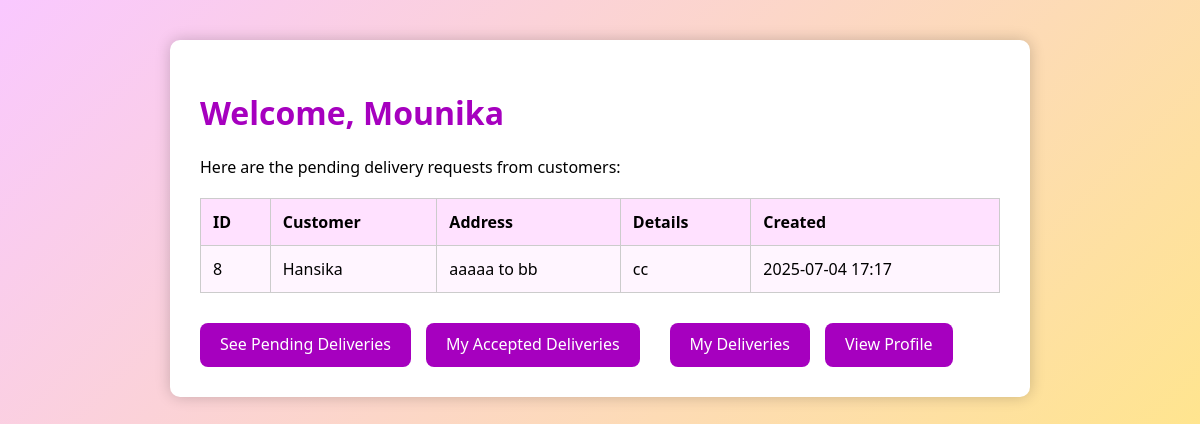
The page /dashboard/driver/ (signed in) on the database its author committed.
### accounts/models.py (models this page shows, shortened)
class CustomUser(AbstractUser):
    ROLE_CHOICES = (("customer", "Customer"), ("driver", "Driver"))
    email = models.EmailField(unique=True)
    role  = models.CharField(max_length=10, choices=ROLE_CHOICES)
    USERNAME_FIELD  = "email"
    REQUIRED_FIELDS = ["username"]

class Delivery(models.Model):
    STATUS_CHOICES = [
        ('pending', 'Pending'),
        ('accepted', 'Accepted'),
        ('in_transit', 'In Transit'),
        ('delivered', 'Delivered'),
        ('assigned', 'Assigned'),
        ('completed', 'Completed'),
    ]
    customer = models.ForeignKey(User, on_delete=models.CASCADE, related_name='deliveries')
    driver = models.ForeignKey(User, on_delete=models.SET_NULL, null=True, blank=True, related_name='driver_deliveries')
    address = models.CharField(max_length=255)
    package_details = models.TextField()
    pickup_address = models.CharField(max_length=255)
    dropoff_address = models.CharField(max_length=255)
    package_note = models.TextField(blank=True)
    status = models.CharField(max_length=50, choices=STATUS_CHOICES, default='pending')
    created_at = models.DateTimeField(auto_now_add=True)
    updated_at = models.DateTimeField(auto_now=True)

### accounts/views.py (the view)
# urls.py: path('dashboard/driver/', views.driver_dashboard, name='driver_dashboard'),
@login_required
def driver_dashboard(request):
    pending_deliveries = Delivery.objects.filter(status='pending', driver__isnull=True)
    return render(request, 'accounts/driver_dashboard.html', {'deliveries': pending_deliveries})

### accounts/templates/accounts/driver_dashboard.html (shortened to what this page needs)
<!DOCTYPE html>
<html lang="en">
<head>
</head>
<body>
  <div class="container">
    <h1>Welcome, {{ request.user.username }} </h1>
    <p>Here are the pending delivery requests from customers:</p>
    {% if deliveries %}
      <table>
        <tr>
          <th>ID</th>
          <th>Customer</th>
          <th>Address</th>
          <th>Details</th>
          <th>Created</th>
        </tr>
        {% for delivery in deliveries %}
        <tr>
          <td>{{ delivery.id }}</td>
          <td>{{ delivery.customer.username }}</td>
          <td>{{ delivery.address }}</td>
          <td>{{ delivery.package_details }}</td>
          <td>{{ delivery.created_at|date:"Y-m-d H:i" }}</td>
        </tr>
        {% endfor %}
      </table>
    {% else %}
      <p>No pending deliveries at the moment.</p>
    {% endif %}
    <div class="button-group">
      <a href="{% url 'pending_list' %}">See Pending Deliveries</a>
      <a href="{% url 'accepted_deliveries' %}">My Accepted Deliveries</a><br><br>
      <a href="{% url 'my_deliveries' %}" class="btn">My Deliveries</a>
      <a href="{% url 'driver_profile' %}">View Profile</a>
    </div>
  </div>
</body>
</html>

### accounts/templates/accounts/driver_dashboard.html (style rules this page uses)
body { background: linear-gradient(135deg, #f9c8ff, #ffe58e); font-family: 'Segoe UI', Tahoma, Geneva, Verdana, sans-serif; margin: 0; padding: 40px; }
.container { background: white; padding: 30px; border-radius: 10px; box-shadow: 0 0 15px rgba(0,0,0,0.2); max-width: 800px; margin: auto; }
h1 { color: #a600bf; }
table { width: 100%; border-collapse: collapse; margin-top: 20px; }
th, td { padding: 12px; border: 1px solid #ccc; text-align: left; }
th { background-color: #ffe1ff; }
tr:nth-child(even) { background-color: #fff5ff; }
.button-group { margin-top: 30px; display: flex; gap: 15px; }
.button-group a { background-color: #a600bf; color: #fff; text-decoration: none; padding: 10px 20px; border-radius: 8px; transition: background 0.3s ease; font-weight: 500; }

### rows shown on the page
CustomUser: user.username "Mounika"
Delivery: id "8", customer.username "Hansika", address "aaaaa to bb", package_details "cc", created_at "2025-07-04 17:17"
